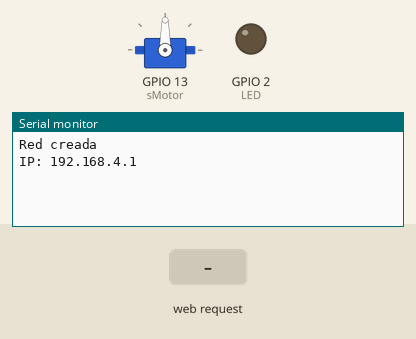
Simulated run of this sketch. Board: ESP32. Parts: servo, output pins drawn as LEDs (lit = HIGH), the last lines printed to the serial monitor. The test bench sets the inputs (shaded band).

Above: at 1.2 s.
1.3 s: HTTP request GET /LED received
At 2.0 s:
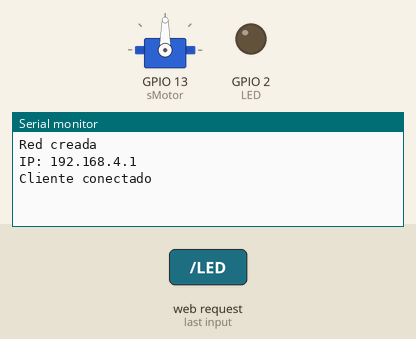
At 3.1 s:
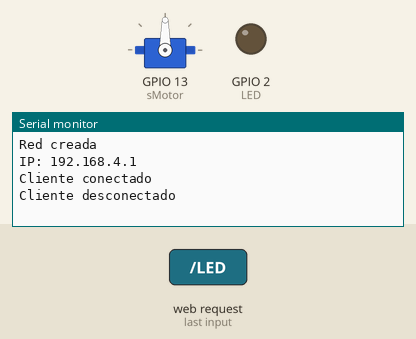

The sketch:

Practica10.ino
```cpp
#include <WiFi.h>
#include <ESP32Servo.h>

const char* red = "3717_ESP32";
const char* contra = "ServoLED";
//ip y puerto = 192.168.4.1 8080

WiFiServer server(8080);

static const int sMotor = 13;
#define LED 2
Servo myservo;

void setup() {
  Serial.begin(115200);

  ESP32PWM::allocateTimer(0);
  ESP32PWM::allocateTimer(1);
  ESP32PWM::allocateTimer(2);
  ESP32PWM::allocateTimer(3);
  // Parece que esto es necesario para separar el timer del Servo y el timer del LED.

  myservo.setPeriodHertz(50);
  myservo.attach(sMotor, 500, 2400);
  // Al servo se le tiene que limitar a 50 Hz.
  ledcAttach(LED, 5000, 8);

  WiFi.softAP(red, contra);
  Serial.println("Red creada");
  Serial.print("IP: ");
  Serial.println(WiFi.softAPIP());

  server.begin();

}

void loop() {
  WiFiClient client = server.available();

  if(client){
    Serial.println("Cliente conectado");

    while(client.connected()){

      if(client.available()){
        String data = client.readStringUntil('\n');
        data.toUpperCase();
        data.trim();
        /*
        Serial.print("Recibido: ");
        Serial.println(data);
        */
        int pwm;
        int angulo;

        if(data.startsWith("LED")){
          pwm = data.substring(3).toInt();
          if(pwm >= 0 && pwm <=255){
            ledcWrite(LED, pwm);
            client.print("PWM: ");
            client.println(pwm);
          }
        }else if(data.startsWith("SRV")){
          angulo = data.substring(3).toInt();
          if(angulo >= 0 && angulo <= 180){
            myservo.write(angulo);
            client.print("Angulo: ");
            client.println(angulo);
          }
        }else if(data.startsWith("OFF")){
          ledcWrite(LED, 0);
          client.println("LED apagado");

        }else if(data.startsWith("MAX")){
          ledcWrite(LED,255);
          client.println("LED encendido");
        }else{
          client.println("Valor o comando incorrecto");
        }
      }
    }

    client.stop();
    Serial.println("Cliente desconectado");
  }
}
```

Measured:
- after the input at 1.3 s, the serial monitor: prints a new line at once (image 1)
